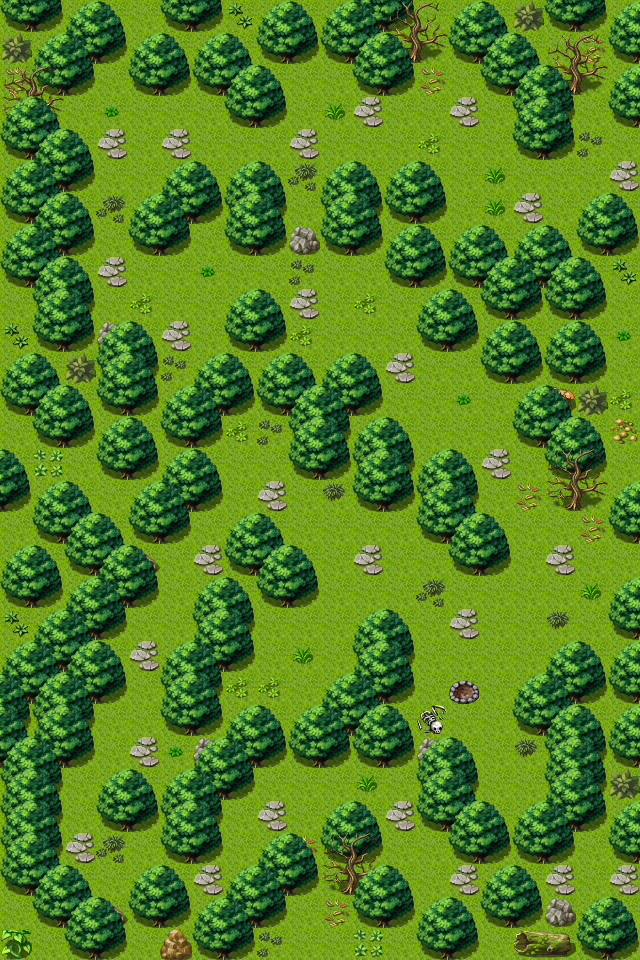

Rendered tile map (Tiled .tmx) drawn with the repository's tilesets; below, a short description and the map source with its tile grids summarised:
An orthogonal 20x30 tile map with 32x32 px tiles, 3 tile layers (Ground, Objects, Above), 1 hidden layer not drawn, 60 tilesets.

<map version="1.0" orientation="orthogonal" renderorder="right-down" width="20" height="30" tilewidth="32" tileheight="32" nextobjectid="8">
 <tileset firstgid="1" name="map_bed_1" tilewidth="32" tileheight="32" tilecount="128" columns="16">
  <image source="../drawable/map_bed_1.png" width="512" height="256" />
 </tileset>
 <tileset firstgid="129" name="map_border_1" tilewidth="32" tileheight="32" tilecount="128" columns="16">
  <image source="../drawable/map_border_1.png" width="512" height="256" />
 </tileset>
 <tileset firstgid="257" name="map_bridge_1" tilewidth="32" tileheight="32" tilecount="128" columns="16">
  <image source="../drawable/map_bridge_1.png" width="512" height="256" />
 </tileset>
 <tileset firstgid="385" name="map_bridge_2" tilewidth="32" tileheight="32" tilecount="128" columns="16">
  <image source="../drawable/map_bridge_2.png" width="512" height="256" />
 </tileset>
 <tileset firstgid="513" name="map_broken_1" tilewidth="32" tileheight="32" tilecount="128" columns="16">
  <image source="../drawable/map_broken_1.png" width="512" height="256" />
 </tileset>
 <tileset firstgid="641" name="map_cavewall_1" tilewidth="32" tileheight="32" tilecount="108" columns="18">
  <image source="../drawable/map_cavewall_1.png" width="576" height="192" />
 </tileset>
 <tileset firstgid="749" name="map_cavewall_2" tilewidth="32" tileheight="32" tilecount="108" columns="18">
  <image source="../drawable/map_cavewall_2.png" width="576" height="192" />
 </tileset>
 <tileset firstgid="857" name="map_cavewall_3" tilewidth="32" tileheight="32" tilecount="108" columns="18">
  <image source="../drawable/map_cavewall_3.png" width="576" height="192" />
 </tileset>
 <tileset firstgid="965" name="map_cavewall_4" tilewidth="32" tileheight="32" tilecount="108" columns="18">
  <image source="../drawable/map_cavewall_4.png" width="576" height="192" />
 </tileset>
 <tileset firstgid="1073" name="map_chair_table_1" tilewidth="32" tileheight="32" tilecount="128" columns="16">
  <image source="../drawable/map_chair_table_1.png" width="512" height="256" />
 </tileset>
 <tileset firstgid="1201" name="map_chair_table_2" tilewidth="32" tileheight="32" tilecount="128" columns="16">
  <image source="../drawable/map_chair_table_2.png" width="512" height="256" />
 </tileset>
 <tileset firstgid="1329" name="map_crate_1" tilewidth="32" tileheight="32" tilecount="128" columns="16">
  <image source="../drawable/map_crate_1.png" width="512" height="256" />
 </tileset>
 <tileset firstgid="1457" name="map_cupboard_1" tilewidth="32" tileheight="32" tilecount="128" columns="16">
  <image source="../drawable/map_cupboard_1.png" width="512" height="256" />
 </tileset>
 <tileset firstgid="1585" name="map_curtain_1" tilewidth="32" tileheight="32" tilecount="128" columns="16">
  <image source="../drawable/map_curtain_1.png" width="512" height="256" />
 </tileset>
 <tileset firstgid="1713" name="map_entrance_1" tilewidth="32" tileheight="32" tilecount="128" columns="16">
  <image source="../drawable/map_entrance_1.png" width="512" height="256" />
 </tileset>
 <tileset firstgid="1841" name="map_entrance_2" tilewidth="32" tileheight="32" tilecount="128" columns="16">
  <image source="../drawable/map_entrance_2.png" width="512" height="256" />
 </tileset>
 <tileset firstgid="1969" name="map_fence_1" tilewidth="32" tileheight="32" tilecount="128" columns="16">
  <image source="../drawable/map_fence_1.png" width="512" height="256" />
 </tileset>
 <tileset firstgid="2097" name="map_fence_2" tilewidth="32" tileheight="32" tilecount="128" columns="16">
  <image source="../drawable/map_fence_2.png" width="512" height="256" />
 </tileset>
 <tileset firstgid="2225" name="map_fence_3" tilewidth="32" tileheight="32" tilecount="128" columns="16">
  <image source="../drawable/map_fence_3.png" width="512" height="256" />
 </tileset>
 <tileset firstgid="2353" name="map_fence_4" tilewidth="32" tileheight="32" tilecount="128" columns="16">
  <image source="../drawable/map_fence_4.png" width="512" height="256" />
 </tileset>
 <tileset firstgid="2481" name="map_ground_1" tilewidth="32" tileheight="32" tilecount="128" columns="16">
  <image source="../drawable/map_ground_1.png" width="512" height="256" />
 </tileset>
 <tileset firstgid="2609" name="map_ground_2" tilewidth="32" tileheight="32" tilecount="128" columns="16">
  <image source="../drawable/map_ground_2.png" width="512" height="256" />
 </tileset>
 <tileset firstgid="2737" name="map_ground_3" tilewidth="32" tileheight="32" tilecount="128" columns="16">
  <image source="../drawable/map_ground_3.png" width="512" height="256" />
 </tileset>
 <tileset firstgid="2865" name="map_ground_4" tilewidth="32" tileheight="32" tilecount="128" columns="16">
  <image source="../drawable/map_ground_4.png" width="512" height="256" />
 </tileset>
 <tileset firstgid="2993" name="map_ground_5" tilewidth="32" tileheight="32" tilecount="128" columns="16">
  <image source="../drawable/map_ground_5.png" width="512" height="256" />
 </tileset>
 <tileset firstgid="3121" name="map_ground_6" tilewidth="32" tileheight="32" tilecount="128" columns="16">
  <image source="../drawable/map_ground_6.png" width="512" height="256" />
 </tileset>
 <tileset firstgid="3249" name="map_ground_7" tilewidth="32" tileheight="32" tilecount="128" columns="16">
  <image source="../drawable/map_ground_7.png" width="512" height="256" />
 </tileset>
 <tileset firstgid="3377" name="map_ground_8" tilewidth="32" tileheight="32" tilecount="128" columns="16">
  <image source="../drawable/map_ground_8.png" width="512" height="256" />
 </tileset>
 <tileset firstgid="3505" name="map_house_1" tilewidth="32" tileheight="32" tilecount="128" columns="16">
  <image source="../drawable/map_house_1.png" width="512" height="256" />
 </tileset>
 <tileset firstgid="3633" name="map_house_2" tilewidth="32" tileheight="32" tilecount="128" columns="16">
  <image source="../drawable/map_house_2.png" width="512" height="256" />
 </tileset>
 <tileset firstgid="3761" name="map_indoor_1" tilewidth="32" tileheight="32" tilecount="128" columns="16">
  <image source="../drawable/map_indoor_1.png" width="512" height="256" />
 </tileset>
 <tileset firstgid="3889" name="map_indoor_2" tilewidth="32" tileheight="32" tilecount="128" columns="16">
  <image source="../drawable/map_indoor_2.png" width="512" height="256" />
 </tileset>
 <tileset firstgid="4017" name="map_kitchen_1" tilewidth="32" tileheight="32" tilecount="128" columns="16">
  <image source="../drawable/map_kitchen_1.png" width="512" height="256" />
 </tileset>
 <tileset firstgid="4145" name="map_outdoor_1" tilewidth="32" tileheight="32" tilecount="128" columns="16">
  <image source="../drawable/map_outdoor_1.png" width="512" height="256" />
 </tileset>
 <tileset firstgid="4273" name="map_pillar_1" tilewidth="32" tileheight="32" tilecount="128" columns="16">
  <image source="../drawable/map_pillar_1.png" width="512" height="256" />
 </tileset>
 <tileset firstgid="4401" name="map_pillar_2" tilewidth="32" tileheight="32" tilecount="128" columns="16">
  <image source="../drawable/map_pillar_2.png" width="512" height="256" />
 </tileset>
 <tileset firstgid="4529" name="map_plant_1" tilewidth="32" tileheight="32" tilecount="128" columns="16">
  <image source="../drawable/map_plant_1.png" width="512" height="256" />
 </tileset>
 <tileset firstgid="4657" name="map_plant_2" tilewidth="32" tileheight="32" tilecount="128" columns="16">
  <image source="../drawable/map_plant_2.png" width="512" height="256" />
 </tileset>
 <tileset firstgid="4785" name="map_rock_1" tilewidth="32" tileheight="32" tilecount="128" columns="16">
  <image source="../drawable/map_rock_1.png" width="512" height="256" />
 </tileset>
 <tileset firstgid="4913" name="map_rock_2" tilewidth="32" tileheight="32" tilecount="128" columns="16">
  <image source="../drawable/map_rock_2.png" width="512" height="256" />
 </tileset>
 <tileset firstgid="5041" name="map_roof_1" tilewidth="32" tileheight="32" tilecount="128" columns="16">
  <image source="../drawable/map_roof_1.png" width="512" height="256" />
 </tileset>
 <tileset firstgid="5169" name="map_roof_2" tilewidth="32" tileheight="32" tilecount="128" columns="16">
  <image source="../drawable/map_roof_2.png" width="512" height="256" />
 </tileset>
 <tileset firstgid="5297" name="map_roof_3" tilewidth="32" tileheight="32" tilecount="128" columns="16">
  <image source="../drawable/map_roof_3.png" width="512" height="256" />
 </tileset>
 <tileset firstgid="5425" name="map_shop_1" tilewidth="32" tileheight="32" tilecount="128" columns="16">
  <image source="../drawable/map_shop_1.png" width="512" height="256" />
 </tileset>
 <tileset firstgid="5553" name="map_sign_ladder_1" tilewidth="32" tileheight="32" tilecount="128" columns="16">
  <image source="../drawable/map_sign_ladder_1.png" width="512" height="256" />
 </tileset>
 <tileset firstgid="5681" name="map_table_1" tilewidth="32" tileheight="32" tilecount="128" columns="16">
  <image source="../drawable/map_table_1.png" width="512" height="256" />
 </tileset>
 <tileset firstgid="5809" name="map_trail_1" tilewidth="32" tileheight="32" tilecount="128" columns="16">
  <image source="../drawable/map_trail_1.png" width="512" height="256" />
 </tileset>
 <tileset firstgid="5937" name="map_transition_1" tilewidth="32" tileheight="32" tilecount="128" columns="16">
  <image source="../drawable/map_transition_1.png" width="512" height="256" />
 </tileset>
 <tileset firstgid="6065" name="map_transition_2" tilewidth="32" tileheight="32" tilecount="128" columns="16">
  <image source="../drawable/map_transition_2.png" width="512" height="256" />
 </tileset>
 <tileset firstgid="6193" name="map_transition_3" tilewidth="32" tileheight="32" tilecount="128" columns="16">
  <image source="../drawable/map_transition_3.png" width="512" height="256" />
 </tileset>
 <tileset firstgid="6321" name="map_transition_4" tilewidth="32" tileheight="32" tilecount="128" columns="16">
  <image source="../drawable/map_transition_4.png" width="512" height="256" />
 </tileset>
 <tileset firstgid="6449" name="map_transition_5" tilewidth="32" tileheight="32" tilecount="128" columns="16">
  <image source="../drawable/map_transition_5.png" width="512" height="256" />
 </tileset>
 <tileset firstgid="6577" name="map_tree_1" tilewidth="32" tileheight="32" tilecount="128" columns="16">
  <image source="../drawable/map_tree_1.png" width="512" height="256" />
 </tileset>
 <tileset firstgid="6705" name="map_tree_2" tilewidth="32" tileheight="32" tilecount="128" columns="16">
  <image source="../drawable/map_tree_2.png" width="512" height="256" />
 </tileset>
 <tileset firstgid="6833" name="map_wall_1" tilewidth="32" tileheight="32" tilecount="128" columns="16">
  <image source="../drawable/map_wall_1.png" width="512" height="256" />
 </tileset>
 <tileset firstgid="6961" name="map_wall_2" tilewidth="32" tileheight="32" tilecount="120" columns="15">
  <image source="../drawable/map_wall_2.png" width="480" height="256" />
 </tileset>
 <tileset firstgid="7081" name="map_wall_3" tilewidth="32" tileheight="32" tilecount="120" columns="15">
  <image source="../drawable/map_wall_3.png" width="480" height="256" />
 </tileset>
 <tileset firstgid="7201" name="map_wall_4" tilewidth="32" tileheight="32" tilecount="120" columns="15">
  <image source="../drawable/map_wall_4.png" width="480" height="256" />
 </tileset>
 <tileset firstgid="7321" name="map_window_1" tilewidth="32" tileheight="32" tilecount="128" columns="16">
  <image source="../drawable/map_window_1.png" width="512" height="256" />
 </tileset>
 <tileset firstgid="7449" name="map_window_2" tilewidth="32" tileheight="32" tilecount="128" columns="16">
  <image source="../drawable/map_window_2.png" width="512" height="256" />
 </tileset>
 <layer name="Ground" width="20" height="30">
  <data>[600 cells, 600 non-empty, 1 distinct tile ids]</data>
 </layer>
 <layer name="Objects" width="20" height="30">
  <data>[600 cells, 330 non-empty, 25 distinct tile ids]</data>
 </layer>
 <layer name="Above" width="20" height="30">
  <data>[600 cells, 232 non-empty, 4 distinct tile ids]</data>
 </layer>
 <layer name="Walkable" width="20" height="30" visible="0">
  <data>[600 cells, 276 non-empty, 1 distinct tile ids]</data>
 </layer>
 <objectgroup name="Mapevents" />
 <objectgroup name="Spawn" />
 <objectgroup name="Keys" />
</map>
